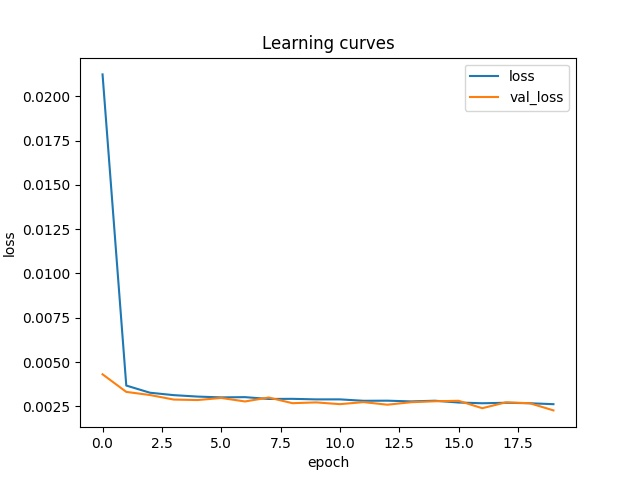

This chart was generated by the following Python code:
from tensorflow.keras.models import Sequential
from tensorflow.keras.layers import SimpleRNN, Dense
import Time_Series_Generator as time
import matplotlib.pyplot as plt

number_of_steps = 50
series = time.generate_time_series(batch_size=10000, number_of_steps=number_of_steps + 1)

X_train, y_train = series[:7000, :number_of_steps], series[:7000, -1]
X_valid, y_valid = series[7000:9000, :number_of_steps], series[7000:9000, -1]
X_test, y_test = series[9000:, :number_of_steps], series[9000:, -1]

model = Sequential([SimpleRNN(units=20, return_sequences=True, input_shape=[None, 1]),
                    SimpleRNN(units=20),
                    Dense(units=1)])

model.compile(optimizer='adam', loss='mse')

history = model.fit(x=X_train, y=y_train, epochs=20, validation_data=(X_valid, y_valid))

plt.figure()
plt.plot(history.history['loss'])
plt.plot(history.history['val_loss'])
plt.title('Learning curves')
plt.xlabel('epoch')
plt.ylabel('loss')
plt.legend(['loss', 'val_loss'])
plt.show()
